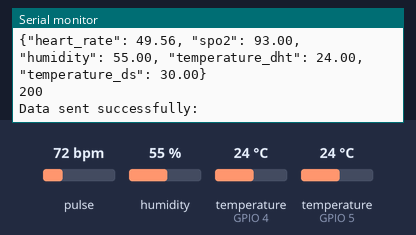
Recording of a sketch running on a simulated ESP32. On the bench: the last lines printed to the serial monitor. Inputs (shaded band) come from the test bench; at power-on: pulse 72 bpm, humidity 55 %, temperature (sensors on GPIO 4, GPIO 5) 24 °C. WiFi joins after 1.5 s; servers stay silent unless stated; uploads are accepted with an empty reply.

Above: at 3.2 s.
3.3 s: pulse set to 70 bpm
At 4.7 s:
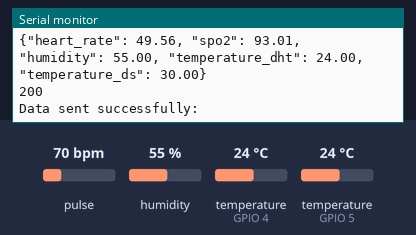
4.8 s: humidity set to 22 %
At 6.2 s:
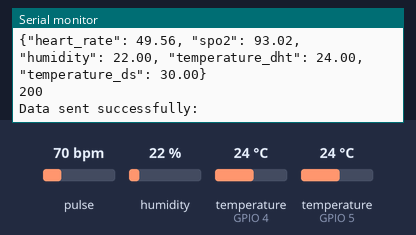
6.3 s: temperature (sensor on GPIO 4) set to 12 °C
At 7.7 s:
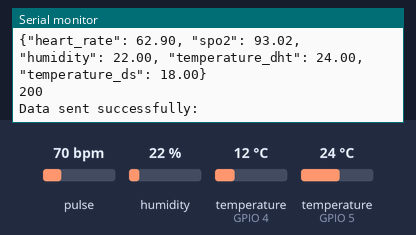
7.8 s: temperature (sensor on GPIO 5) set to 12 °C
At 9.2 s:
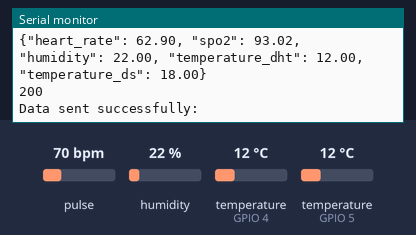
9.3 s: pulse set to 100 bpm
At 10.7 s:
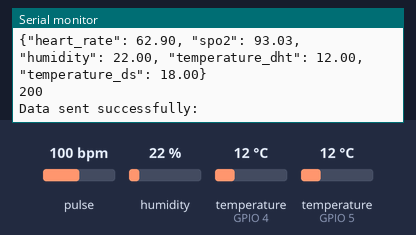
10.8 s: temperature (sensor on GPIO 4) set to 19 °C
At 12.9 s:
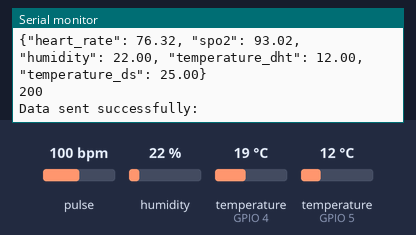
Timing chart, 0 to 13.3 s (numbered marks = the images above; inputs shaded):
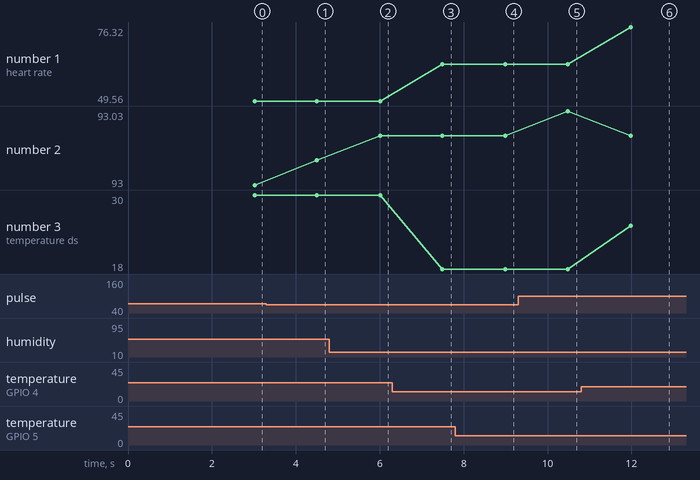

The sketch:

Esp32.ino
```cpp
#include <WiFi.h>
#include <HTTPClient.h>
#include <Wire.h>
#include <MAX30105.h>
#include <Adafruit_Sensor.h>
#include <DHT.h>
#include <DHT_U.h>
#include <OneWire.h>
#include <DallasTemperature.h>

// WiFi credentials
const char* ssid = "STAFF";
const char* password = "furor48VDTs";

// Django API endpoint
const char* serverURL = "http://100.40.1.232:8000/api/endpoint/";

// MAX30102 Setup
MAX30105 particleSensor;
long lastBeat = 0;
float beatsPerMinute;
int beatCount = 0;

// DHT11 Setup
#define DHTPIN 5
#define DHTTYPE DHT11
DHT dht(DHTPIN, DHTTYPE);

// DS18B20 Setup
#define ONE_WIRE_BUS 4
OneWire oneWire(ONE_WIRE_BUS);
DallasTemperature sensors(&oneWire);

void setup() {
  // Serial communication
  Serial.begin(115200);
  while (!Serial);

  // Connect to WiFi
  connectToWiFi();

  // MAX30102 Initialization
  if (!particleSensor.begin()) {
    Serial.println("MAX30102 not detected. Check connections.");
    while (1);
  }
  particleSensor.setup(); // Default settings
  Serial.println("MAX30102 initialized.");

  // DHT11 Initialization
  dht.begin();
  Serial.println(F("DHT11 Sensor initialized."));

  // DS18B20 Initialization
  sensors.begin();
  Serial.println("DS18B20 initialized.");
}

void loop() {
  // Read sensor data
  long red = particleSensor.getRed();
  long ir = particleSensor.getIR();
  float heartRate = 0;
  float SpO2 = 0;

  if (ir > 50000) { // Finger detected
    heartRate = calculateHeartRate(ir);
    SpO2 = calculateSpO2(red, ir);
  }

  float humidity = dht.readHumidity();
  float temperatureDHT = dht.readTemperature();
  sensors.requestTemperatures();
  float temperatureDS = sensors.getTempCByIndex(0)+6;

  // Send data to Django
  sendDataToDjango(heartRate, SpO2, humidity, temperatureDHT, temperatureDS);

  delay(500); // Send data every 5 seconds
}

// WiFi connection function
void connectToWiFi() {
  WiFi.begin(ssid, password);
  Serial.print("Connecting to WiFi");
  while (WiFi.status() != WL_CONNECTED) {
    delay(1000);
    Serial.print(".");
  }
  Serial.println("\nConnected to WiFi");
}

// Function to send data to Django
void sendDataToDjango(float heartRate, float SpO2, float humidity, float temperatureDHT, float temperatureDS) {
  if (WiFi.status() == WL_CONNECTED) {
    HTTPClient http;
    http.begin(serverURL);
    http.addHeader("Content-Type", "application/json");

    // Create JSON payload
    String jsonPayload = "{\"heart_rate\": " + String(heartRate) +
                         ", \"spo2\": " + String(SpO2) +
                         ", \"humidity\": " + String(humidity) +
                         ", \"temperature_dht\": " + String(temperatureDHT) +
                         ", \"temperature_ds\": " + String(temperatureDS) + "}";

    // Send POST request
    int httpResponseCode = http.POST(jsonPayload);
          Serial.println(jsonPayload);
          Serial.println(httpResponseCode);

    if (httpResponseCode > 0) {
      String response = http.getString();
      Serial.println("Data sent successfully: " + response);
    } else {
      Serial.println("Error sending data: " + String(httpResponseCode));
     Serial.println(jsonPayload);
     Serial.println(httpResponseCode);

    }

    http.end();
  } else {
    Serial.println("WiFi not connected");
  }
}

// MAX30102 Functions
float calculateHeartRate(long ir) {
  static long previousIR = 0;
  static long peakTime = 0;
  static int peakDetected = 0;
  static float bpmBuffer[5] = {0};
  static int bufferIndex = 0;

  long currentTime = millis();
  float heartRate = 0;

  if (ir > previousIR && peakDetected == 0 && (currentTime - peakTime) > 300) {
    // Peak detected and debounce
    peakTime = currentTime;
    long interval = peakTime - lastBeat; // Time since last beat
    lastBeat = peakTime;

    if (interval > 0) {
      heartRate = 60000.0 / interval; // Calculate BPM
      bpmBuffer[bufferIndex] = heartRate; // Store in buffer
      bufferIndex = (bufferIndex + 1) % 5; // Circular buffer
    }
    peakDetected = 1;
  } else if (ir < previousIR) {
    peakDetected = 0; // Reset for next peak
  }

  previousIR = ir;

  // Calculate smoothed BPM
  float sum = 0;
  for (int i = 0; i < 5; i++) {
    sum += bpmBuffer[i];
  }
  return sum+20 ; // Average BPM
}
float calculateSpO2(long red, long ir) {
  static long redBuffer[50] = {0};
  static long irBuffer[50] = {0};
  static int bufferIndex = 0;

  // Add new readings to buffer
  redBuffer[bufferIndex] = red;
  irBuffer[bufferIndex] = ir;
  bufferIndex = (bufferIndex + 1) % 50;

  // Calculate DC (average) and AC (peak-to-peak)
  long redSum = 0, irSum = 0;
  long redMin = redBuffer[0], redMax = redBuffer[0];
  long irMin = irBuffer[0], irMax = irBuffer[0];

  for (int i = 0; i < 50; i++) {
    redSum += redBuffer[i];
    irSum += irBuffer[i];
    if (redBuffer[i] < redMin) redMin = redBuffer[i];
    if (redBuffer[i] > redMax) redMax = redBuffer[i];
    if (irBuffer[i] < irMin) irMin = irBuffer[i];
    if (irBuffer[i] > irMax) irMax = irBuffer[i];
  }

  float dcRed = redSum / 50.0;
  float dcIR = irSum / 50.0;
  float acRed = redMax - redMin;
  float acIR = irMax - irMin;

  // Calculate R ratio
  float R = (acRed / dcRed) / (acIR / dcIR);

  // Use the calibration formula for SpO2
  return (110.0 - 25.0 * R)+8; // Example formula
}
```

Measured:
- after the input at 4.8 s, the serial monitor: prints a new line after 1.2 s (image 2)
- after the input at 6.3 s, the serial monitor: prints a new line after 1.2 s (image 3)
- after the input at 7.8 s, the serial monitor: prints a new line after 1.2 s (image 4)
- after the input at 9.3 s, the serial monitor: prints a new line after 1.2 s (image 5)
- after the input at 10.8 s, the serial monitor: prints a new line after 1.2 s (image 6)
- plotted number 2: 93.02 → 93.03 after the input at 9.3 s
- plotted number 3: 30 → 18 after the input at 6.3 s, 18 → 25 after the input at 10.8 s
